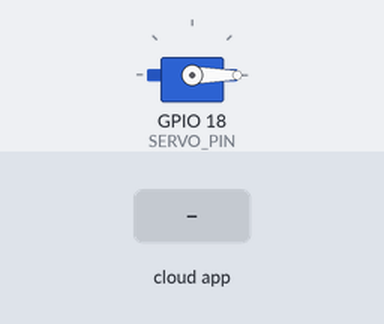
This sketch was run on a simulated ESP32. Parts: servo. The test bench sets the inputs (shaded band). WiFi joins after 1.5 s; servers stay silent unless stated; what the sketch prints to the serial monitor is not drawn.

Above: at 3.1 s.
3.2 s: the phone or cloud app sets position to 1
Timing chart, 0 to 6.2 s (numbered marks = the images above; inputs shaded):
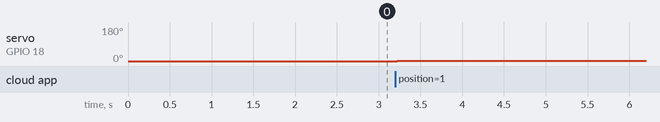

The sketch:

ESP32_Door_Control.ino
```cpp
/*
 * ESP32 Door Control (Servo Motor) with Firebase Realtime Database
 *
 * Hardware:
 * - ESP32 board
 * - SG90 or MG996R servo motor
 * - External power supply (5-6V, 1-2A for larger servos)
 * - Connections:
 *   - Servo Signal -> GPIO18
 *   - Servo VCC -> External 5V (NOT ESP32 5V for large servos)
 *   - Servo GND -> Common GND (ESP32 + External Power)
 *
 * Features:
 * - Listens to Firebase for door control commands
 * - Controls servo motor position (0-180 degrees)
 * - Reports current position back to Firebase
 */

#include <WiFi.h>
#include <FirebaseESP32.h>
#include <ESP32Servo.h>

// WiFi credentials
#define WIFI_SSID "YOUR_WIFI_SSID"
#define WIFI_PASSWORD "YOUR_WIFI_PASSWORD"

// Firebase credentials
#define FIREBASE_HOST "YOUR_PROJECT_ID.firebaseio.com"
#define FIREBASE_AUTH "YOUR_DATABASE_SECRET"

// User ID - Get this from your Firebase Authentication
#define USER_ID "YOUR_USER_ID"

// Pin definitions
#define SERVO_PIN 18

// Firebase objects
FirebaseData firebaseData;
FirebaseData stream;
FirebaseAuth auth;
FirebaseConfig config;

// Servo object
Servo doorServo;

// Door state
int currentPosition = 0;
String currentStatus = "closed";

// Servo limits
const int SERVO_MIN = 0;
const int SERVO_MAX = 180;

void setup() {
  Serial.begin(115200);
  Serial.println("ESP32 Door Control Starting...");

  // Initialize servo
  doorServo.attach(SERVO_PIN);
  doorServo.write(0);  // Start at closed position

  // Connect to WiFi
  WiFi.begin(WIFI_SSID, WIFI_PASSWORD);
  Serial.print("Connecting to WiFi");
  while (WiFi.status() != WL_CONNECTED) {
    delay(500);
    Serial.print(".");
  }
  Serial.println();
  Serial.println("WiFi Connected!");
  Serial.print("IP Address: ");
  Serial.println(WiFi.localIP());

  // Configure Firebase
  config.host = FIREBASE_HOST;
  config.signer.tokens.legacy_token = FIREBASE_AUTH;

  // Initialize Firebase
  Firebase.begin(&config, &auth);
  Firebase.reconnectWiFi(true);

  Serial.println("Firebase Connected!");

  // Set initial values
  String basePath = "/users/" + String(USER_ID) + "/doors/main_door";
  Firebase.setInt(firebaseData, basePath + "/position", 0);
  Firebase.setString(firebaseData, basePath + "/status", "closed");

  // Begin streaming changes from Firebase
  if (!Firebase.beginStream(stream, basePath + "/position")) {
    Serial.println("Failed to begin stream");
    Serial.println("Reason: " + stream.errorReason());
  }

  Serial.println("Door Control Ready!");
}

void loop() {
  // Check for stream updates
  if (Firebase.readStream(stream)) {
    if (stream.streamAvailable()) {
      if (stream.dataType() == "int") {
        int newPosition = stream.intData();

        // Constrain position to valid range
        newPosition = constrain(newPosition, SERVO_MIN, SERVO_MAX);

        if (newPosition != currentPosition) {
          Serial.println("======================");
          Serial.print("New position command: ");
          Serial.print(newPosition);
          Serial.println("°");

          // Move servo smoothly
          moveDoorSmoothly(currentPosition, newPosition);
          currentPosition = newPosition;

          // Update status based on position
          if (newPosition < 45) {
            currentStatus = "closed";
          } else if (newPosition > 135) {
            currentStatus = "open";
          } else {
            currentStatus = "partially_open";
          }

          Serial.print("Door Status: ");
          Serial.println(currentStatus);

          // Update status in Firebase
          String basePath = "/users/" + String(USER_ID) + "/doors/main_door";
          Firebase.setString(firebaseData, basePath + "/status", currentStatus);
          Firebase.setTimestamp(firebaseData, basePath + "/lastUpdated");
        }
      }
    }
  }

  delay(50);  // Small delay
}

// Smoothly move servo from current position to target position
void moveDoorSmoothly(int fromPos, int toPos) {
  int step = (fromPos < toPos) ? 1 : -1;
  int delayTime = 15;  // Adjust for speed (lower = faster)

  for (int pos = fromPos; pos != toPos; pos += step) {
    doorServo.write(pos);
    delay(delayTime);
  }

  // Ensure we reach the exact target position
  doorServo.write(toPos);
  Serial.println("✓ Servo moved to position");
}
```

Measured:
- after the input at 3.2 s, servo on GPIO 18 (SERVO_PIN): 0° → 1° at once
